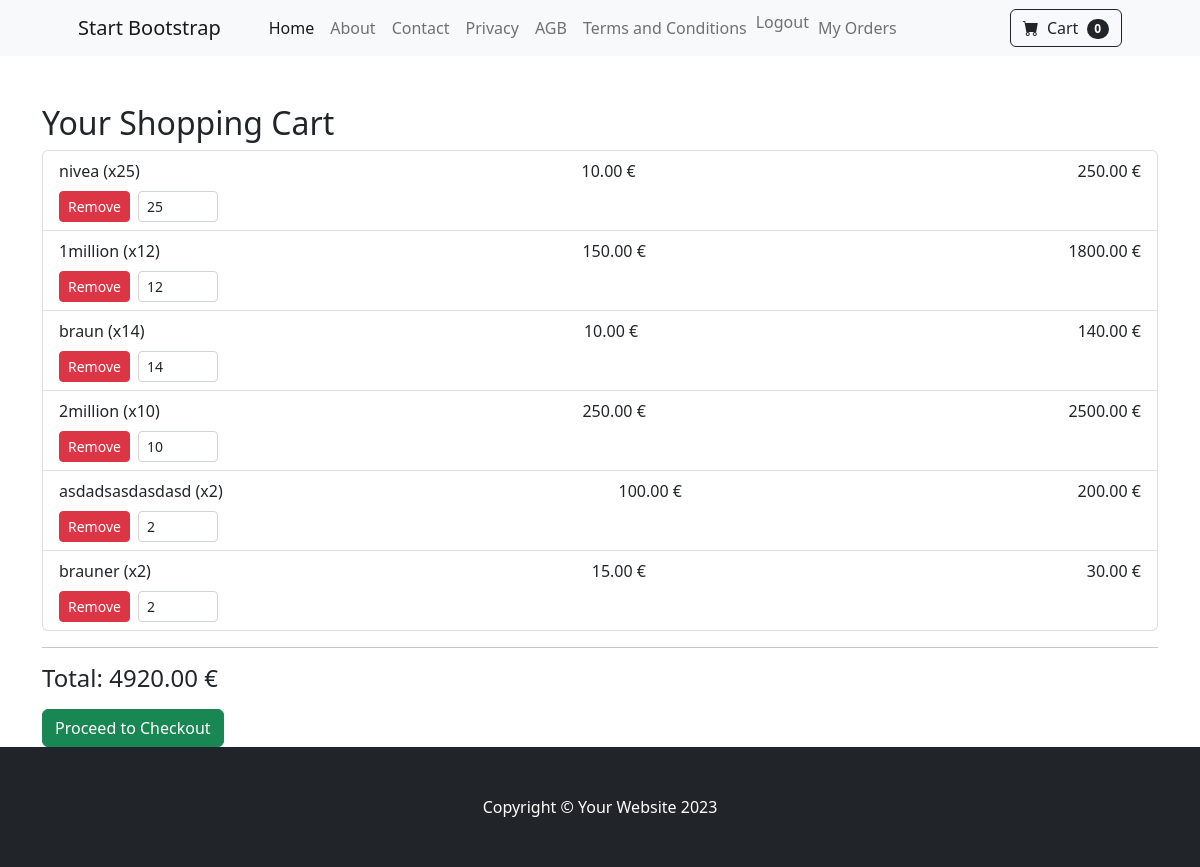
The app's page /cart/ (signed in), older data.
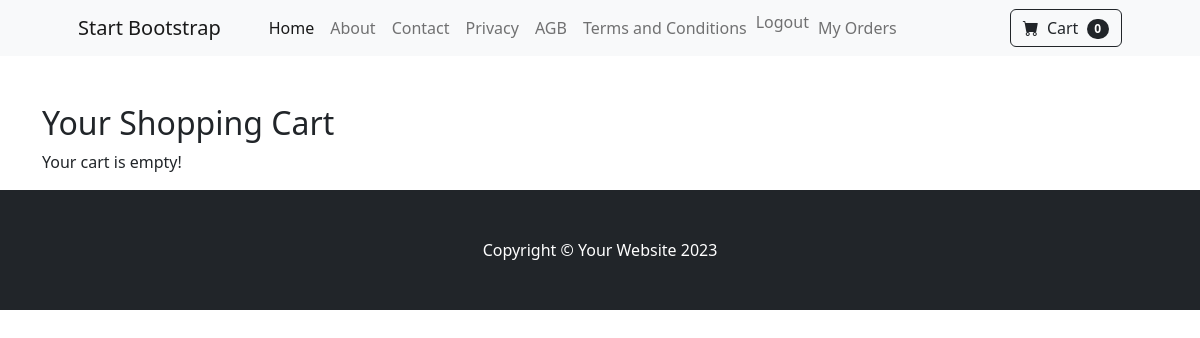
The same page, newer data.
### cart/models.py (models this page shows, shortened)
class CartItem(models.Model):
    cart = models.ForeignKey(Cart, on_delete=models.CASCADE, related_name='items')
    product = models.ForeignKey(Item, on_delete=models.CASCADE)
    quantity = models.PositiveIntegerField(default=1)
    def model_get_total_price(self) -> float:
        return self.quantity * self.product.price

### shop/models.py (models this page shows, shortened)
class Item(models.Model):
    category = models.ForeignKey(Category, on_delete=models.CASCADE, related_name='products')
    name = models.CharField(max_length=200)
    slug = models.SlugField(unique=True)
    on_sale = models.BooleanField(default=False)
    description = models.TextField(blank=True)
    price = models.DecimalField(max_digits=10, decimal_places=2)
    old_price = models.DecimalField(max_digits=10, decimal_places=2, blank=True, null=True)  # <--- NEU
    available = models.BooleanField(default=True)
    image = models.ImageField(upload_to='products/', blank=True, null=True)
    created = models.DateTimeField(auto_now_add=True)
    updated = models.DateTimeField(auto_now=True)

### cart/views.py (the view)
# urls.py: path('', views.cart_detail, name='cart_detail'),
@login_required
def cart_detail(request):
    service = CartService(request.user)
    return render(request, 'cart/cart_detail.html', {
        'cart_items': service.get_cart_items(),
        'total_price': service.get_total_price(),
        'login_required': request.user.is_authenticated,
    })

### cart/services/cart_services.py (called while the page is built)
    def _get_cart(self) -> Cart | None:
        try:
            return Cart.objects.get(user=self.user)
        except Cart.DoesNotExist:
            return None

    def get_cart_items(self) -> list[CartItem]:
        return self.cart.items.all() if self.cart else []

    def get_total_price(self)-> float:
        return sum(item.model_get_total_price() for item in self.get_cart_items())

### cart/templates/cart/cart_detail.html (shortened to what this page needs)
{% extends 'base.html' %}
{% block content %}
<div class="container mt-5">
  <h2>Your Shopping Cart</h2>
  {% if cart_items %}
  <ul class="list-group">
    {% for item in cart_items %}
    <li class="list-group-item d-flex justify-content-between align-items-center flex-wrap">
      <div class="w-100 d-flex justify-content-between">
        <span>{{ item.product.name }} (x{{ item.quantity }})</span>
        <span>{{ item.product.price|floatformat:2 }} €</span>
        <span>{{ item.model_get_total_price|floatformat:2 }} €</span>
      </div>
      <div class="mt-2 d-flex gap-2">
        <form action="{% url 'cart:remove_product_from_cart' item.id %}" method="POST">
          <button type="submit" class="btn btn-danger btn-sm">Remove</button>
        </form>
        <form action="{% url 'cart:update_cart_item' item.id %}" method="POST" class="d-flex align-items-center auto-submit-form">
          <input
            type="number"
            name="quantity"
            value="{{ item.quantity }}"
            min="1"
            class="form-control form-control-sm quantity-input"
            style="width: 80px;"
          />
        </form>
      </div>
    </li>
    {% endfor %}
  </ul>
  <hr />
  <h4>Total: {{ total_price|floatformat:2 }} €</h4>
  {% if cart_items %}
  <form action="{% url 'orders:order_review' %}" method="post" class="mt-3">
    <button type="submit" class="btn btn-success">
      Proceed to Checkout
    </button>
  </form>
{% endif %}
  {% else %}
  <p>Your cart is empty!</p>
  {% endif %}
</div>
{% endblock %}

Row changes from the older to the newer data that the page shows:
removed CartItem: product.name "nivea", quantity "25", product.price "10.00", model_get_total_price "250.00"
removed CartItem: product.name "1million", quantity "12", product.price "150.00", model_get_total_price "1800.00"
removed CartItem: product.name "braun", quantity "14", product.price "10.00", model_get_total_price "140.00"
removed CartItem: product.name "2million", quantity "10", product.price "250.00", model_get_total_price "2500.00"
removed CartItem: product.name "asdadsasdasdasd", quantity "2", product.price "100.00", model_get_total_price "200.00"
removed CartItem: product.name "brauner", quantity "2", product.price "15.00", model_get_total_price "30.00"
Text that changed along with them:
{{ total_price|floatformat:2 }}: "4920.00" → (not shown)
text no longer shown: "Total: € Proceed to Checkout"
text now shown: "Your cart is empty!"
